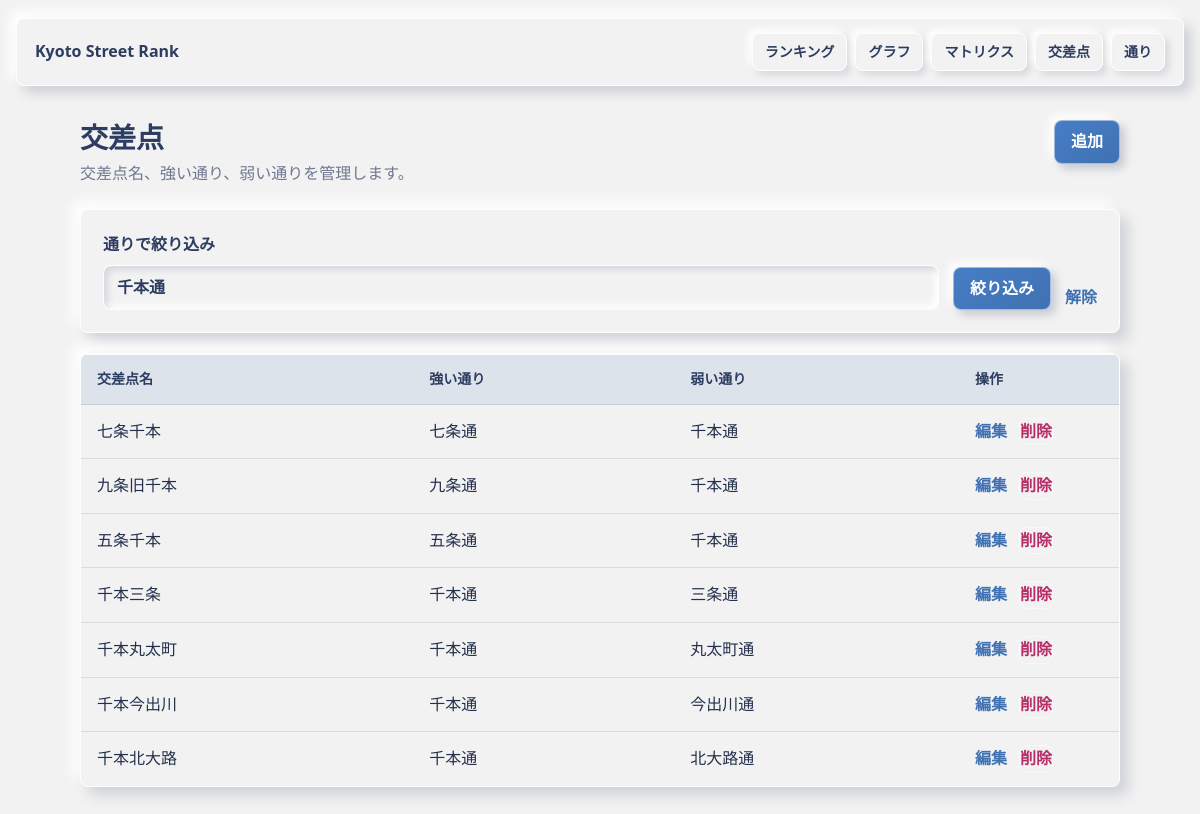
/intersections?street=千本通, run on the app's committed database.
### src/models.py (models this page shows)
class Intersection(db.Model):
    __tablename__ = "intersections"
    __table_args__ = (
        UniqueConstraint("name", name="uq_intersections_name"),
        UniqueConstraint("pair_key", name="uq_intersections_pair_key"),
        CheckConstraint("winner_street_id != loser_street_id", name="ck_different_streets"),
    )
    id = db.Column(db.Integer, primary_key=True)
    name = db.Column(db.String(120), nullable=False)
    pair_key = db.Column(db.String(80), nullable=False)
    winner_street_id = db.Column(db.Integer, db.ForeignKey("streets.id"), nullable=False)
    loser_street_id = db.Column(db.Integer, db.ForeignKey("streets.id"), nullable=False)
    winner = db.relationship("Street", foreign_keys=[winner_street_id])
    loser = db.relationship("Street", foreign_keys=[loser_street_id])

class Street(db.Model):
    __tablename__ = "streets"
    id = db.Column(db.Integer, primary_key=True)
    name = db.Column(db.String(120), nullable=False, unique=True)
    orientation = db.Column(db.String(20), nullable=True)

### src/routes.py (the view)
    @app.route("/intersections")
    def intersections_index():
        selected_street = request.args.get("street", "").strip()
        intersections_query = Intersection.query
        if selected_street:
            winner = aliased(Street)
            loser = aliased(Street)
            intersections_query = (
                intersections_query.join(winner, Intersection.winner)
                .join(loser, Intersection.loser)
                .filter((winner.name == selected_street) | (loser.name == selected_street))
            )
        intersections = intersections_query.order_by(Intersection.name).all()
        return render_template(
            "intersections/index.html",
            intersections=intersections,
            street_names=list_street_names(),
            selected_street=selected_street,
        )

### src/services.py (called while the page is built)
def list_street_names():
    streets = Street.query.order_by(Street.name).all()
    return [street.name for street in streets]

### templates/intersections/index.html (shortened to what this page needs)
{% extends "base.html" %}
{% block content %}
  <div class="page-head">
    <div>
      <h1>交差点</h1>
      <p>交差点名、強い通り、弱い通りを管理します。</p>
    </div>
    <a class="button" href="{{ url_for('intersections_new', street=selected_street) if selected_street else url_for('intersections_new') }}">追加</a>
  </div>
  <form class="filter-bar" method="get">
    <label>
      通りで絞り込み
      <input name="street" list="street-options" value="{{ selected_street }}" placeholder="通り名を選択または入力">
    </label>
    <button class="button" type="submit">絞り込み</button>
    {% if selected_street %}
      <a href="{{ url_for('intersections_index') }}">解除</a>
    {% endif %}
  </form>
  {% if intersections %}
    <table>
      <thead>
        <tr>
          <th>交差点名</th>
          <th>強い通り</th>
          <th>弱い通り</th>
          <th class="actions">操作</th>
        </tr>
      </thead>
      <tbody>
        {% for intersection in intersections %}
          <tr>
            <td>{{ intersection.name }}</td>
            <td>{{ intersection.winner.name }}</td>
            <td>{{ intersection.loser.name }}</td>
            <td class="actions">
              <a href="{{ url_for('intersections_edit', intersection_id=intersection.id, street=selected_street) if selected_street else url_for('intersections_edit', intersection_id=intersection.id) }}">編集</a>
              <form method="post" action="{{ url_for('intersections_delete', intersection_id=intersection.id) }}" onsubmit="return confirm('この交差点を削除しますか？');">
                <button class="link-button" type="submit">削除</button>
              </form>
            </td>
          </tr>
        {% endfor %}
      </tbody>
    </table>
  {% else %}
    <section class="empty">
      <h2>{% if selected_street %}該当する交差点がありません{% else %}交差点がありません{% endif %}</h2>
      <p>{% if selected_street %}別の通りで絞り込むか、フィルタを解除してください。{% else %}交差点を追加すると通りも自動で登録されます。{% endif %}</p>
    </section>
  {% endif %}
{% endblock %}

### static/style.css (style rules this page uses)
:root { color-scheme: light; --bg: #f2f2f2; --base: #2d3d61; --main: #4072b3; --accent: #b82e6a; --text: #24304c; --muted: #6f7890; --surface: #f2f2f2; --line: rgba(45, 61, 97, 0.12); --bevel: rgba(255, 255, 255, 0.9); --shadow-dark: rgba(45, 61, 97, 0.18); --shadow-light: rgba(255, 255, 255, 0.95); --danger: #b82e6a; }
* { box-sizing: border-box; }
body { margin: 0; background: var(--bg); color: var(--text); font-family: system-ui, -apple-system, BlinkMacSystemFont, "Segoe UI", sans-serif; line-height: 1.6; }
a { color: var(--main); font-weight: 700; text-decoration: none; }
.page-head { display: flex; align-items: flex-start; justify-content: space-between; gap: 24px; margin-bottom: 22px; }
h1 { margin: 0; color: var(--base); font-size: 28px; line-height: 1.25; }
p { margin: 6px 0 0; color: var(--muted); }
.button, button { display: inline-flex; align-items: center; justify-content: center; min-height: 42px; padding: 8px 16px; border: 1px solid rgba(255, 255, 255, 0.5); border-radius: 8px; background: linear-gradient(145deg, #467dc5, var(--main)); color: #fff; font: inherit; font-weight: 800; cursor: pointer; box-shadow: 5px 5px 9px rgba(45, 61, 97, 0.22), -5px -5px 9px var(--shadow-light); }
table { width: 100%; border-spacing: 0; border-collapse: separate; overflow: hidden; background: var(--surface); border: 1px solid var(--bevel); border-radius: 8px; box-shadow: 8px 8px 14px var(--shadow-dark), -8px -8px 14px var(--shadow-light); }
th, td { padding: 13px 16px; border-bottom: 1px solid var(--line); text-align: left; }
th { background: rgba(64, 114, 179, 0.12); border-top: 1px solid var(--bevel); color: var(--base); font-size: 14px; }
tr:last-child td { border-bottom: 0; }
.actions { width: 160px; white-space: nowrap; }
td.actions { display: flex; gap: 12px; align-items: center; }
td.actions form { margin: 0; }
.link-button { min-height: auto; padding: 0; background: transparent; color: var(--danger); font-weight: 800; box-shadow: none; }
.panel, .empty, .filter-bar, .graph-panel, .cycle-list { background: var(--surface); border: 1px solid var(--bevel); border-radius: 8px; padding: 22px; box-shadow: 8px 8px 14px var(--shadow-dark), -8px -8px 14px var(--shadow-light); }
.filter-bar { display: grid; grid-template-columns: minmax(240px, 1fr) auto auto; align-items: end; gap: 14px; margin-bottom: 20px; }
label { display: grid; gap: 7px; color: var(--base); font-weight: 800; }
input, select { width: 100%; min-height: 44px; padding: 9px 13px; border: 1px solid var(--bevel); border-radius: 8px; outline: none; background: var(--surface); color: var(--base); font: inherit; box-shadow: inset 4px 4px 6px rgba(45, 61, 97, 0.14), inset -4px -4px 6px var(--shadow-light); }

### data on the page
Intersection: name "七条千本", winner.name "七条通", loser.name "千本通"
Intersection: name "九条旧千本", winner.name "九条通", loser.name "千本通"
Intersection: name "五条千本", winner.name "五条通", loser.name "千本通"
Intersection: name "千本三条", winner.name "千本通", loser.name "三条通"
Intersection: name "千本丸太町", winner.name "千本通", loser.name "丸太町通"
Intersection: name "千本今出川", winner.name "千本通", loser.name "今出川通"
Intersection: name "千本北大路", winner.name "千本通", loser.name "北大路通"
